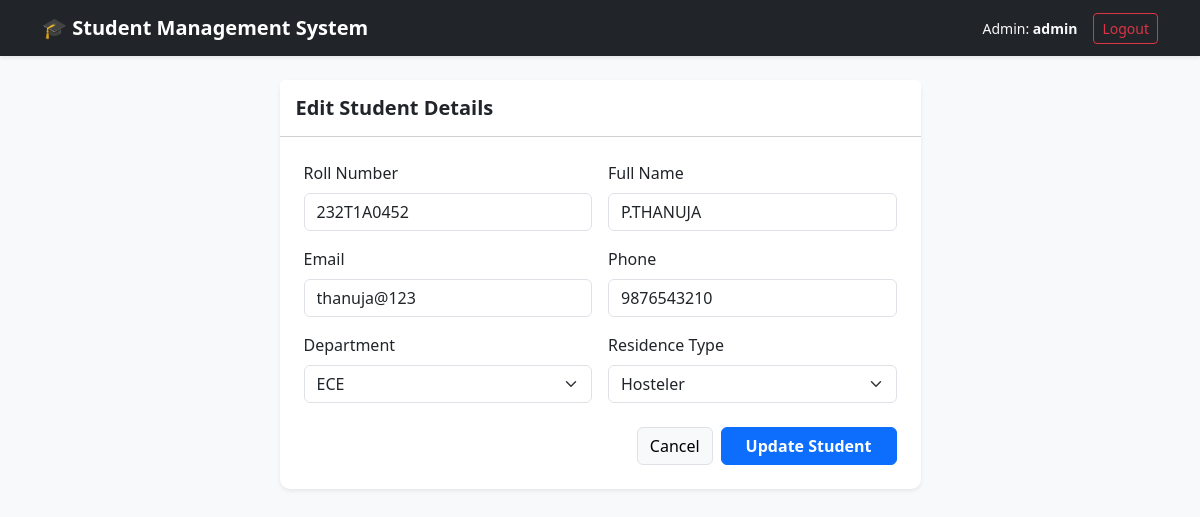
/edit/3 (signed in), run on the app's committed database.
### tables this page shows
CREATE TABLE students (
            id INTEGER PRIMARY KEY AUTOINCREMENT,
            roll_no TEXT NOT NULL UNIQUE,
            name TEXT NOT NULL,
            email TEXT NOT NULL,
            department TEXT NOT NULL,
            residence_type TEXT NOT NULL,
            phone TEXT,
            created_at TIMESTAMP DEFAULT CURRENT_TIMESTAMP
        );

### app.py (the view, shortened to what this page needs)
@app.route('/edit/<int:id>', methods=['GET', 'POST'])
def edit_student(id):
    if not session.get('admin_logged_in'):
        return redirect(url_for('login'))
    conn = get_db_connection()
    cursor = conn.cursor()
    cursor.execute("SELECT * FROM students WHERE id = ?", (id,))
    student = cursor.fetchone()
    conn.close()
    if not student:
        flash('Student record not found.', 'warning')
        return redirect(url_for('dashboard'))
    return render_template('edit_student.html', student=student)

### app.py (called while the page is built)
def get_db_connection():
    conn = sqlite3.connect(DATABASE)
    conn.row_factory = sqlite3.Row  # Access columns by name like dictionaries
    return conn

### templates/edit_student.html (shortened to what this page needs)
{% extends "base.html" %}
{% block content %}
<div class="row justify-content-center">
    <div class="col-md-7">
        <div class="card border-0 shadow-sm">
            <div class="card-header bg-white py-3">
                <h5 class="card-title mb-0 fw-bold">Edit Student Details</h5>
            </div>
            <div class="card-body p-4">
                <form method="POST" action="{{ url_for('edit_student', id=student.id) }}">
                    <div class="row g-3">
                        <div class="col-md-6">
                            <label class="form-label">Roll Number</label>
                            <input type="text" name="roll_no" class="form-control" value="{{ student.roll_no }}" required>
                        </div>
                        <div class="col-md-6">
                            <label class="form-label">Full Name</label>
                            <input type="text" name="name" class="form-control" value="{{ student.name }}" required>
                        </div>
                        <div class="col-md-6">
                            <label class="form-label">Email</label>
                            <input type="email" name="email" class="form-control" value="{{ student.email }}" required>
                        </div>
                        <div class="col-md-6">
                            <label class="form-label">Phone</label>
                            <input type="text" name="phone" class="form-control" value="{{ student.phone }}" required>
                        </div>
                        <div class="col-md-6">
                            <label class="form-label">Department</label>
                            <select name="department" class="form-select" required>
                                {% for dept in ['ECE', 'CSE', 'EEE', 'IT', 'Civil', 'Mechanical'] %}
                                    <option value="{{ dept }}" {% if student.department == dept %}selected{% endif %}>{{ dept }}</option>
                                {% endfor %}
                            </select>
                        </div>
                        <div class="col-md-6">
                            <label class="form-label">Residence Type</label>
                            <select name="residence_type" class="form-select" required>
                                <option value="Hosteler" {% if student.residence_type == 'Hosteler' %}selected{% endif %}>Hosteler</option>
                            </select>
                        </div>
                    </div>
                    <div class="mt-4 d-flex justify-content-end gap-2">
                        <a href="{{ url_for('dashboard') }}" class="btn btn-light border">Cancel</a>
                        <button type="submit" class="btn btn-primary fw-semibold px-4">Update Student</button>
                    </div>
                </form>
            </div>
        </div>
    </div>
</div>
{% endblock %}

### templates/base.html (style rules this page uses)
body { background-color: #f8f9fa; }
.card { border-radius: 10px; }

### data on the page
students: roll_no "232T1A0452", name "P.THANUJA", email "thanuja@123", phone "9876543210", department "ECE", residence_type "Hosteler"

### other printed values
{{ session.get('username') }} "admin"
